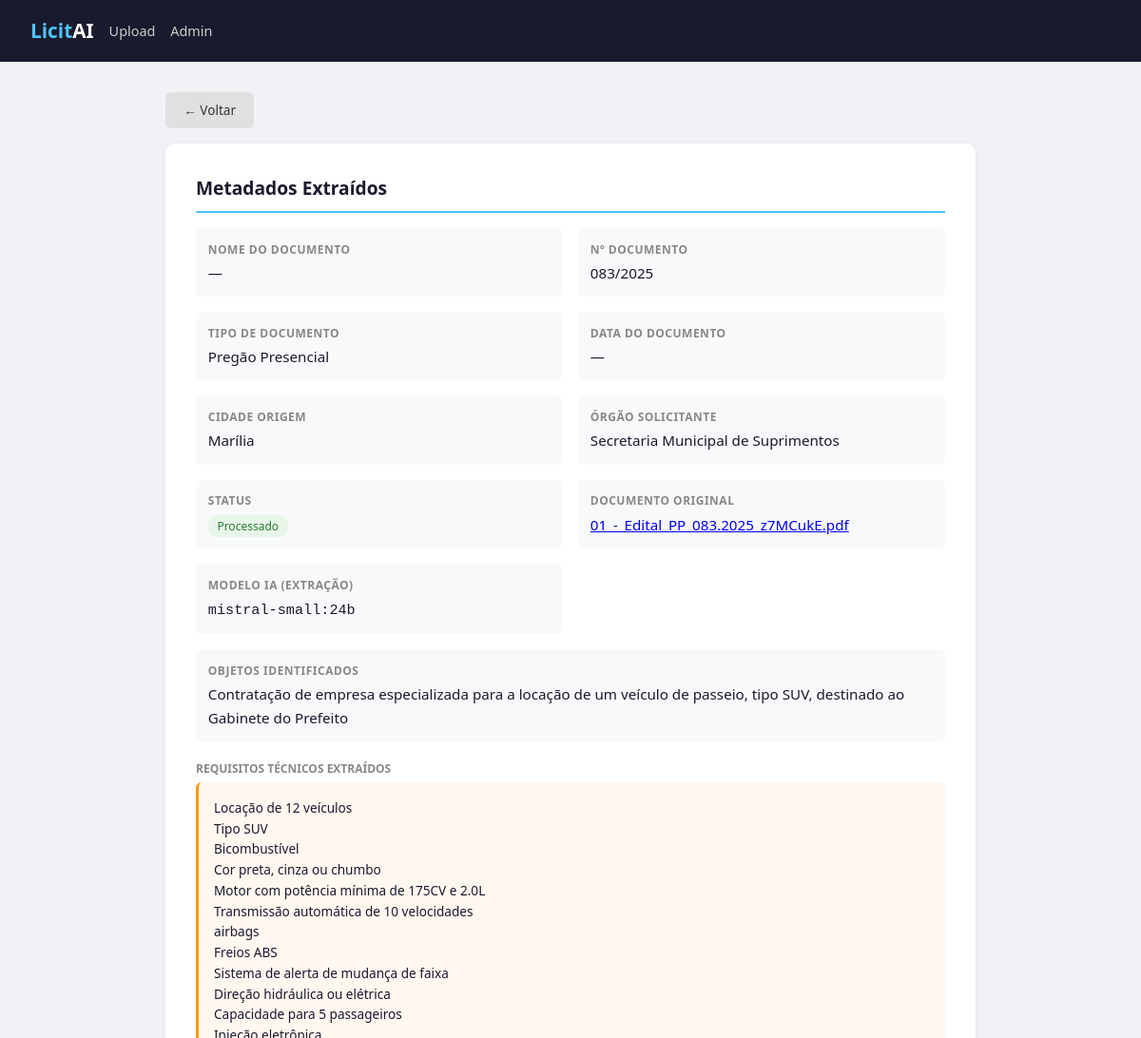
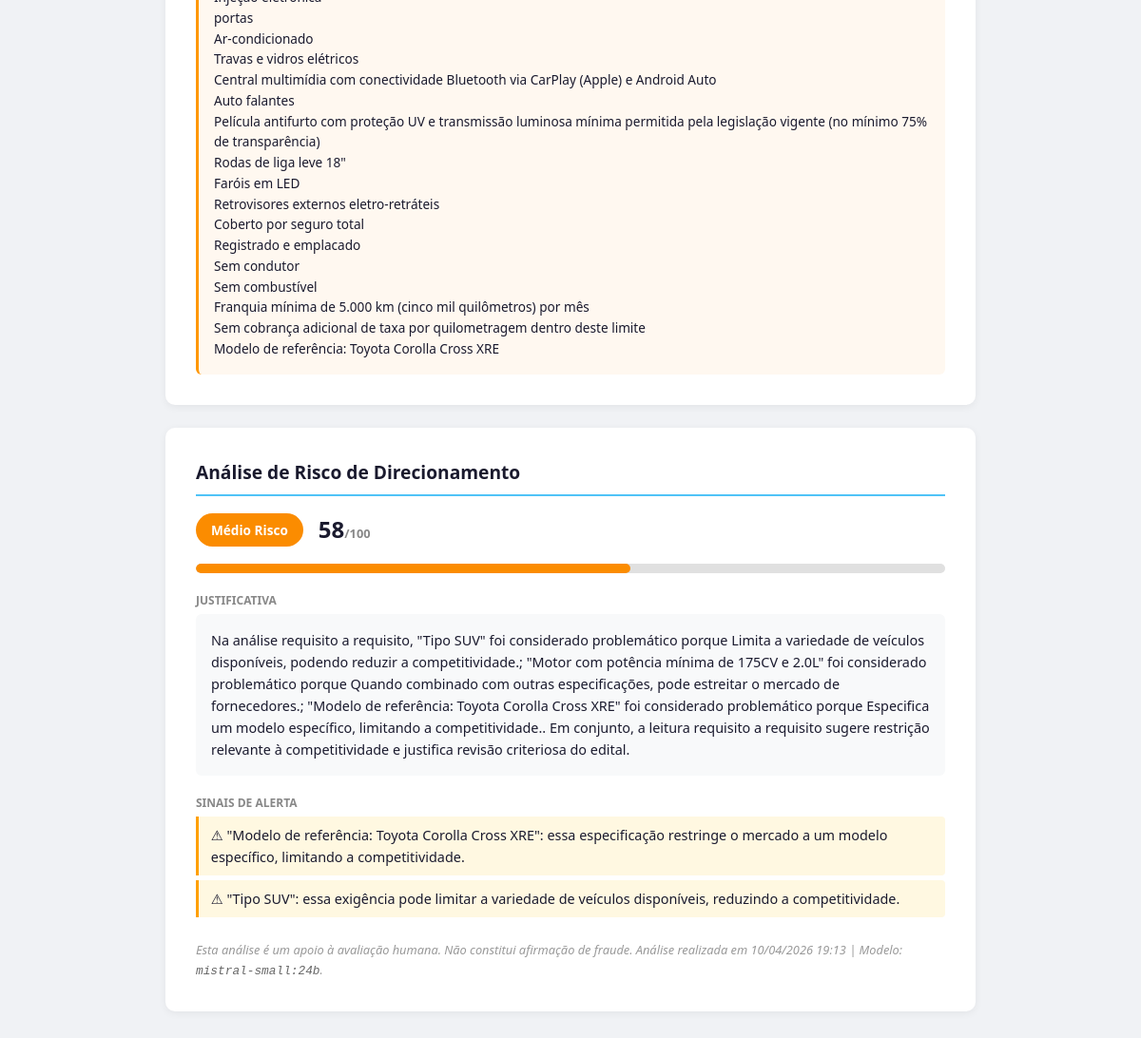
The page /documento/24/ on the database its author committed (2 pictures, top to bottom).
### documents/models.py (models this page shows, shortened)
class Document(models.Model):
    STATUS_CHOICES = [
        ("pendente", "Pendente"),
        ("processado", "Processado"),
        ("erro", "Erro no processamento"),
    ]
    file = models.FileField("Documento Original", upload_to="documents/%Y/%m/")
    uploaded_at = models.DateTimeField("Data de Upload", auto_now_add=True)
    status = models.CharField(
        "Status", max_length=30, choices=STATUS_CHOICES, default="pendente"
    )
    processing_error = models.TextField("Erro de Processamento", blank=True, default="")
    document_name = models.CharField("Nome do Documento", max_length=500, blank=True, default="")
    document_number = models.CharField("Nº Documento", max_length=200, blank=True, default="")
    document_type = models.CharField("Tipo de Documento", max_length=200, blank=True, default="")
    document_date = models.CharField("Data do Documento", max_length=100, blank=True, default="")
    city = models.CharField("Cidade Origem", max_length=300, blank=True, default="")
    requesting_agency = models.CharField("Órgão Solicitante", max_length=500, blank=True, default="")
    identified_objects = models.TextField("Objetos Identificados", blank=True, default="")
    requirements = models.TextField(
        "Requisitos Técnicos", blank=True, default="",
        help_text="Lista de requisitos e especificações técnicas extraídos do edital pela IA."
    )
    extraction_model = models.CharField("Modelo IA (Extração)", max_length=200, blank=True, default="")
    extracted_text = models.TextField("Texto Extraído", blank=True, default="")
    class Meta:
        ordering = ["-uploaded_at"]
        verbose_name = "Documento"
        verbose_name_plural = "Documentos"
    @property
    def filename(self):
        if self.file:
            return self.file.name.split("/")[-1]
        return ""

class RiskAnalysis(models.Model):
    RISK_CHOICES = [
        ("baixo", "Baixo Risco"),
        ("medio", "Médio Risco"),
        ("alto", "Alto Risco"),
    ]
    document = models.OneToOneField(
        Document, on_delete=models.CASCADE, related_name="analysis",
        verbose_name="Documento"
    )
    risk_classification = models.CharField(
        "Classificação de Risco", max_length=20, choices=RISK_CHOICES, default="baixo"
    )
    risk_score = models.IntegerField("Pontuação de Risco (0-100)", default=0)
    justification = models.TextField("Justificativa", blank=True, default="")
    warning_signs = models.TextField(
        "Sinais de Alerta", blank=True, default="",
        help_text="Lista de sinais identificados, armazenada como JSON"
    )
    analyzed_at = models.DateTimeField("Data da Análise", auto_now_add=True)
    analysis_model = models.CharField("Modelo IA (Análise)", max_length=200, blank=True, default="")
    context_used = models.TextField(
        "Contexto Pesquisado (RAG)", blank=True, default="",
        help_text="Dados pesquisados na web e injetados no prompt para enriquecer a análise."
    )
    analysis_error = models.TextField("Erro na Análise", blank=True, default="")
    class Meta:
        verbose_name = "Análise de Risco"
        verbose_name_plural = "Análises de Risco"
    @property
    def warning_signs_list(self):
        import json
        if not self.warning_signs:
            return []
        try:
            return json.loads(self.warning_signs)
        except (json.JSONDecodeError, TypeError):
            return [self.warning_signs]

### documents/views.py (the view)
# urls.py: path("documento/<int:pk>/", views.document_detail, name="document_detail"),
def document_detail(request, pk):
    doc = get_object_or_404(Document, pk=pk)
    analysis = getattr(doc, "analysis", None)
    logger.debug("Visualizando documento ID: %d", pk)
    return render(request, "documents/detail.html", {
        "doc": doc,
        "analysis": analysis,
    })

### documents/templates/documents/detail.html (shortened to what this page needs)
{% extends "documents/base.html" %}
{% load document_tags %}
{% block content %}
<a href="{% url 'upload_document' %}" class="btn btn-back" style="margin-bottom:1rem;">← Voltar</a>
<div class="card">
    <h2>Metadados Extraídos</h2>
    <div class="meta-grid">
        <div class="meta-item">
            <div class="label">Nome do Documento</div>
            <div class="value">{{ doc.document_name|default:"—" }}</div>
        </div>
        <div class="meta-item">
            <div class="label">Nº Documento</div>
            <div class="value">{{ doc.document_number|default:"—" }}</div>
        </div>
        <div class="meta-item">
            <div class="label">Tipo de Documento</div>
            <div class="value">{{ doc.document_type|default:"—" }}</div>
        </div>
        <div class="meta-item">
            <div class="label">Data do Documento</div>
            <div class="value">{{ doc.document_date|default:"—" }}</div>
        </div>
        <div class="meta-item">
            <div class="label">Cidade Origem</div>
            <div class="value">{{ doc.city|default:"—" }}</div>
        </div>
        <div class="meta-item">
            <div class="label">Órgão Solicitante</div>
            <div class="value">{{ doc.requesting_agency|default:"—" }}</div>
        </div>
        <div class="meta-item">
            <div class="label">Status</div>
            <div class="value">
                <span class="status-tag status-{{ doc.status }}">{{ doc.get_status_display }}</span>
            </div>
        </div>
        <div class="meta-item">
            <div class="label">Documento Original</div>
            <div class="value">
                {% if doc.file %}
                <a href="{{ doc.file.url }}" target="_blank">{{ doc.filename }}</a>
                {% else %}—{% endif %}
            </div>
        </div>
        <div class="meta-item">
            <div class="label">Modelo IA (Extração)</div>
            <div class="value"><code>{{ doc.extraction_model|default:"—" }}</code></div>
        </div>
        <div class="meta-item full-width">
            <div class="label">Objetos Identificados</div>
            <div class="value">{{ doc.identified_objects|default:"—"|linebreaksbr }}</div>
        </div>
    </div>
    {% if doc.requirements %}
    <div style="margin-top:1.2rem;">
        <div style="font-size:0.75rem; text-transform:uppercase; color:#888; font-weight:600; margin-bottom:0.3rem;">Requisitos Técnicos Extraídos</div>
        <div style="font-size:0.85rem; background:#fff8f0; padding:1rem; border-radius:6px; border-left:3px solid #ff9800;">
            {{ doc.requirements|linebreaksbr }}
        </div>
    </div>
    {% endif %}
</div>
{% if analysis %}
<div class="card">
    <h2>Análise de Risco de Direcionamento</h2>
    <div style="display:flex; align-items:center; gap:1rem; margin-bottom:1rem;">
        <span class="risk-badge risk-{{ analysis.risk_classification }}">
            {{ analysis.get_risk_classification_display }}
        </span>
        <span style="font-size:1.5rem; font-weight:700;">{{ analysis.risk_score }}<small style="font-size:0.8rem; color:#888;">/100</small></span>
    </div>
    <div class="score-bar">
        <div class="score-fill risk-{{ analysis.risk_classification }}" style="width: {{ analysis.risk_score }}%;"></div>
    </div>
    {% if analysis.justification %}
    <div style="margin-top:1.2rem;">
        <div style="font-size:0.75rem; text-transform:uppercase; color:#888; font-weight:600; margin-bottom:0.3rem;">Justificativa</div>
        <p style="font-size:0.9rem; background:#f8f9fa; padding:1rem; border-radius:6px;">{{ analysis.justification|linebreaksbr }}</p>
    </div>
    {% endif %}
    {% if analysis.warning_signs_list %}
    <div style="margin-top:1.2rem;">
        <div style="font-size:0.75rem; text-transform:uppercase; color:#888; font-weight:600; margin-bottom:0.3rem;">Sinais de Alerta</div>
        <ul class="warning-list">
            {% for sign in analysis.warning_signs_list %}
            <li>⚠ {{ sign }}</li>
            {% endfor %}
        </ul>
    </div>
    {% endif %}
    <p style="margin-top:1.5rem; font-size:0.8rem; color:#999; font-style:italic;">
        Esta análise é um apoio à avaliação humana. Não constitui afirmação de fraude.
        Análise realizada em {{ analysis.analyzed_at|date:"d/m/Y H:i" }}
        {% if analysis.analysis_model %}| Modelo: <code style="color:#666;">{{ analysis.analysis_model }}</code>{% endif %}.
    </p>
</div>
{% endif %}
{% endblock %}

### documents/templates/documents/base.html (style rules this page uses)
* { box-sizing: border-box; margin: 0; padding: 0; }
body { font-family: 'Segoe UI', system-ui, sans-serif; background: #f0f2f5; color: #1a1a2e; line-height: 1.6; }
.card { background: #fff; border-radius: 10px; padding: 2rem; margin-bottom: 1.5rem; box-shadow: 0 2px 8px rgba(0,0,0,0.06); }
.card h2 { font-size: 1.2rem; margin-bottom: 1rem; color: #1a1a2e; border-bottom: 2px solid #4fc3f7; padding-bottom: 0.5rem; }
.btn { display: inline-block; padding: 0.7rem 1.8rem; border: none; border-radius: 6px; font-size: 0.95rem; cursor: pointer; text-decoration: none; font-weight: 500; }
.btn-back { background: #e0e0e0; color: #333; font-size: 0.85rem; padding: 0.5rem 1.2rem; }
.meta-grid { display: grid; grid-template-columns: 1fr 1fr; gap: 1rem; }
.meta-item { padding: 0.8rem; background: #f8f9fa; border-radius: 6px; }
.meta-item .label { font-size: 0.75rem; text-transform: uppercase; color: #888; font-weight: 600; letter-spacing: 0.5px; }
.meta-item .value { font-size: 0.95rem; margin-top: 0.2rem; word-break: break-word; }
.risk-badge { display: inline-block; padding: 0.4rem 1rem; border-radius: 20px; font-weight: 600; font-size: 0.85rem; color: #fff; }
.risk-medio { background: #fb8c00; }
.score-bar { height: 10px; background: #e0e0e0; border-radius: 5px; margin: 0.5rem 0; overflow: hidden; }
.score-fill { height: 100%; border-radius: 5px; transition: width 0.5s; }
.warning-list { list-style: none; }
.warning-list li { padding: 0.5rem 0.8rem; margin: 0.3rem 0; background: #fff8e1; border-left: 3px solid #ffa000; border-radius: 0 4px 4px 0; font-size: 0.9rem; }
.status-tag { font-size: 0.75rem; padding: 0.2rem 0.6rem; border-radius: 10px; }
.status-processado { background: #e8f5e9; color: #2e7d32; }
.full-width { grid-column: 1 / -1; }

### rows shown on the page
Document: document_name "—", document_number "083/2025", document_type "Pregão Presencial", document_date "—", city "Marília", requesting_agency "Secretaria Municipal de Suprimentos", status "Processado", filename "01_-_Edital_PP_083.2025_z7MCukE.pdf", extraction_model "mistral-small:24b", identified_objects "Contratação de empresa especializada para a locação de um veículo de passeio, tipo SUV, destinado ao Gabinete do Prefeito", requirements "Locação de 12 veículos Tipo SUV Bicombustível Cor preta, cinza ou chumbo Motor com potência mínima de 175CV e 2.0L Transmissão automática de 10 velocidades airbags Freios ABS Sistema de alerta de mudança de faixa Direção hidráulica ou elétrica Capacidade para 5 passageiros Injeção eletrônica portas Ar-condicionado Travas e vidros elétricos Central multimídia com conectividade Bluetooth via CarPlay (Apple) e Android Auto Auto falantes Película antifurto com proteção UV e transmissão luminosa mínima permitida pela legislação vigente (no mínimo 75% de transparência) Rodas de liga leve 18\" Faróis em LED Retrovisores externos eletro-retráteis Coberto por seguro total Registrado e emplacado Sem…"
RiskAnalysis: risk_classification "Médio Risco", risk_score "58", justification "Na análise requisito a requisito, \"Tipo SUV\" foi considerado problemático porque Limita a variedade de veículos disponíveis, podendo reduzir a competitividade.; \"Motor com potência mínima de 175CV e 2.0L\" foi considerado problemático porque Quando combinado com outras especificações, pode estreitar o mercado de fornecedores.; \"Modelo de referência: Toyota Corolla Cross XRE\" foi considerado problemático porque Especifica um modelo específico, limitando a competitividade.. Em conjunto, a leitura requisito a requisito sugere restrição relevante à competitividade e justifica revisão criteriosa do edital.", analyzed_at "10/04/2026 19:13", analysis_model "mistral-small:24b"

### other values the page prints
{{ sign }} "\"Modelo de referência: Toyota Corolla Cross XRE\": essa especificação restringe o mercado a um modelo específico, limitando a competitividade." "\"Tipo SUV\": essa exigência pode limitar a variedade de veículos disponíveis, reduzindo a competitividade."
